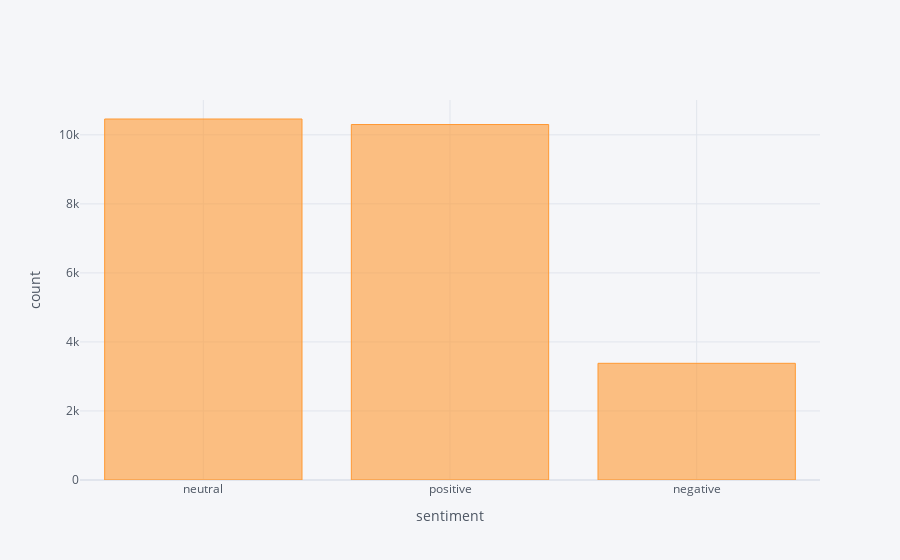

The code cell stored with this chart in its notebook:
### Code cell
twitter_data["sentiment"].value_counts().iplot(kind="bar",xTitle="sentiment",yTitle="count")

### Figure 1 — Plotly figure (JSON) as saved in the notebook; plotly's stock layout.template omitted (floating-point values rounded to 4 significant figures)
{"data": [{"marker": {"color": "rgba(255, 153, 51, 0.6)", "line": {"color": "rgba(255, 153, 51, 1.0)", "width": 1}}, "name": "sentiment", "orientation": "v", "text": "", "type": "bar", "x": ["neutral", "positive", "negative"], "y": [10459, 10299, 3381]}], "layout": {"legend": {"bgcolor": "#F5F6F9", "font": {"color": "#4D5663"}}, "paper_bgcolor": "#F5F6F9", "plot_bgcolor": "#F5F6F9", "title": {"font": {"color": "#4D5663"}}, "xaxis": {"gridcolor": "#E1E5ED", "showgrid": true, "tickfont": {"color": "#4D5663"}, "title": {"font": {"color": "#4D5663"}, "text": "sentiment"}, "zerolinecolor": "#E1E5ED"}, "yaxis": {"gridcolor": "#E1E5ED", "showgrid": true, "tickfont": {"color": "#4D5663"}, "title": {"font": {"color": "#4D5663"}, "text": "count"}, "zerolinecolor": "#E1E5ED"}}}
